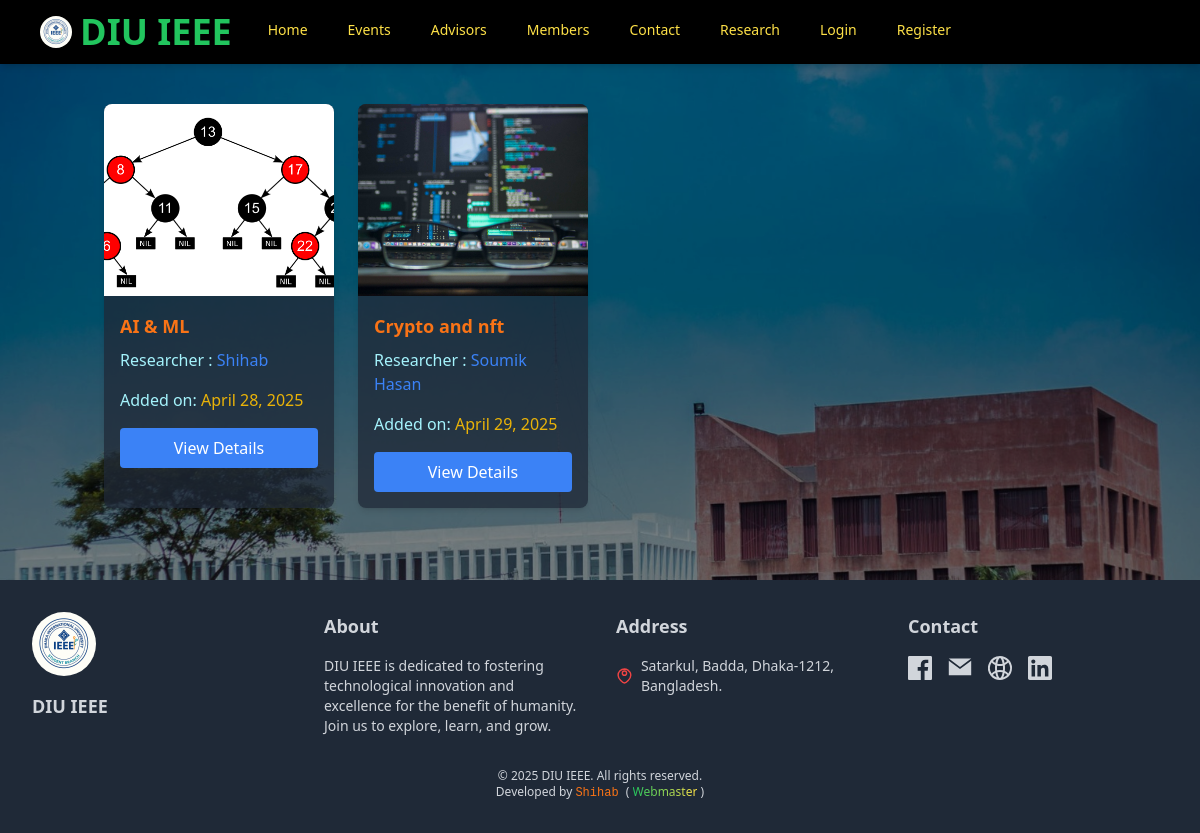
Screenshot of /research/ with the database file from the repository.
### Core/models.py (models this page shows, shortened)
class WebsiteSettings(models.Model):
    site_name = models.CharField(max_length=100, help_text="Name of the website")
    logo = models.ImageField(upload_to='logos/', blank=True, null=True, help_text="Upload the website logo")
    about_text = models.TextField(null=True, blank=True)
    contact_email = models.EmailField(null=True, blank=True)
    footer_text = models.TextField(null=True, blank=True)
    background_image = models.ImageField(upload_to='backgrounds/', blank=True, null=True)
    social_media_links = models.JSONField(null=True, blank=True)
    modified_date = models.DateTimeField(auto_now=True)

### Members/models.py (models this page shows, shortened)
class Projects(models.Model):
    user = models.ForeignKey(User, on_delete=models.CASCADE, related_name='projects')
    title = models.CharField(max_length=200)
    image = models.ImageField(upload_to='project_images/', blank=True, null=True)
    link = models.URLField(blank=True, null=True)
    date_created = models.DateField(auto_now_add=True)

### Core/views.py (the view)
# urls.py: path('research/',views.research, name='research'),
def research(request):
    projects = Projects.objects.all()
    return render(request, 'research_works.html', {'research_works': projects})

### Core/context_processors.py (called while the page is built)
def website_settings(request):
    try:
        settings = WebsiteSettings.objects.first()  # Get the first WebsiteSettings object
    except WebsiteSettings.DoesNotExist:
        settings = None
    return {'site_settings': settings}

### Core/templates/research_works.html
{% extends "base.html" %}
{% block content %}
<section id="research-works" class="bg-transparent py-8">
    <div class="container mx-auto px-4 py-10 mt-8">
        <div class="grid grid-cols-1 sm:grid-cols-2 md:grid-cols-3 lg:grid-cols-4 gap-6">
            {% for research in research_works %}
            <div class="bg-gray-800 bg-opacity-75 shadow-md rounded-lg overflow-hidden">
                {% if research.image %}
                <img src="{{ research.image.url }}" alt="{{ research.title }}" class="w-full h-48 object-cover">
                {% else %}
                <div class="w-full h-48 bg-gray-200 flex items-center justify-center text-gray-500">
                    No Image
                </div>
                {% endif %}
                <div class="p-4">
                    <h3 class="text-lg font-semibold mb-2 text-orange-500">{{ research.title }}</h3>
                    {% if research.user.first_name and research.user.last_name %}
                        <p class="text-cyan-200 mb-4">Researcher : <span class="text-blue-500">{{ research.user.first_name|capfirst }} {{ research.user.last_name|capfirst }}</span></p>
                    {% else %}
                        <p class="text-cyan-200 mb-4">Researcher : <span class="text-blue-500">{{ research.user.username|capfirst }}</span></p>
                    {% endif %}
                    <p class="text-cyan-200 mb-4">Added on: <span class="text-yellow-500">{{ research.date_created|date:"F j, Y" }}</span></p>
                    {% if research.link %}
                        <a href="{{ research.link }}" target="_blank" class="block text-center bg-blue-500 text-white py-2 px-4 rounded hover:bg-blue-600">
                            View Details
                        </a>
                    {% else %}
                        <p class="text-red-500 text-center">No link available</p>
                    {% endif %}
                </div>
            </div>
            {% empty %}
            <p class="text-gray-600 text-center col-span-full">No research works available.</p>
            {% endfor %}
        </div>
    </div>
</section>
{% endblock %}

### templates/base.html (shortened to what this page needs)
{% load static %}
<!DOCTYPE html>
<html lang="en">
<head>
    <script src="https://cdn.tailwindcss.com"></script>
</head>
<body class="bg-[url('{{site_settings.background_image.url}}')] bg-cover bg-center bg-no-repeat bg-fixed backdrop-brightness-50">
    <nav class="bg-black backdrop-invert backdrop-opacity-50 fixed w-full z-10 top-0 left-0 shadow-md">
        <div class="max-w-7xl mx-auto px-2 sm:px-6 lg:px-8">
            <div class="relative flex items-center justify-between h-16">
                <div class="flex-1 flex items-center justify-center sm:items-stretch sm:justify-start">
                    <div class="flex-shrink-0 px-2 justify-center items-center flex">
                        <img class="h-8 w-8 rounded-full object-cover" src="{{site_settings.logo.url}}" alt="Logo">
                    </div>
                    <div class="flex-shrink-0 text-green-500 text-4xl font-extrabold">
                       <a href="{% url 'home' %}">{{site_settings.site_name}}</a>
                    </div>
                    <div class="hidden sm:block sm:ml-6">
                        <div class="flex space-x-4 flex-wrap">
                            <a href="{% url 'home' %}" class="text-yellow-300 hover:bg-gray-700 hover:text-white px-3 py-2 rounded-md text-sm font-medium">Home</a>
                            <a href="{% url 'home' %}#events_section" class="text-yellow-300 hover:bg-gray-700 hover:text-white px-3 py-2 rounded-md text-sm font-medium">Events</a>
                            <a href="{% url 'home' %}#advisors_section" class="text-yellow-300 hover:bg-gray-700 hover:text-white px-3 py-2 rounded-md text-sm font-medium">Advisors</a>
                            <a href="{% url 'home' %}#committee_members_section" class="text-yellow-300 hover:bg-gray-700 hover:text-white px-3 py-2 rounded-md text-sm font-medium">Members</a>
                            <a href="{% url 'home' %}#contact_section" class="text-yellow-300 hover:bg-gray-700 hover:text-white px-3 py-2 rounded-md text-sm font-medium">Contact</a>
                            <a href="{% url 'research' %}" class="text-yellow-300 hover:bg-gray-700 hover:text-white px-3 py-2 rounded-md text-sm font-medium">Research</a>
                            {% if user.is_authenticated %}
                                <a href="{% url 'profile_view' %}" class="text-yellow-300 hover:bg-gray-700 hover:text-white px-3 py-2 rounded-md text-sm font-medium">Profile</a>
                                <form action="{% url 'logout' %}" method="POST" class="inline-block">
                                    {% csrf_token %}
                                    <button type="submit" class="text-yellow-300 hover:bg-gray-700 hover:text-white px-3 py-2 rounded-md text-sm font-medium">Log Out</button>
                                </form>
                            {% else %}
                                <a href="{% url 'login' %}" class="text-yellow-300 hover:bg-gray-700 hover:text-white px-3 py-2 rounded-md text-sm font-medium">Login</a>
                                <a href="{% url 'register' %}" class="text-yellow-300 hover:bg-gray-700 hover:text-white px-3 py-2 rounded-md text-sm font-medium">Register</a>
                            {% endif %}
                        </div>
                    </div>
                </div>
            </div>
        </div>
    </nav>
    {% block content %}
    {% endblock  %}
    <footer class="bg-gray-800 text-gray-300 py-8 relative bottom-0 left-0 w-full">
        <div class="max-w-7xl mx-auto px-4 sm:px-6 lg:px-8">
            <div class="grid grid-cols-1 md:grid-cols-4 gap-8">
                <div class="flex flex-col items-center md:items-start">
                    <img class="h-16 w-16 rounded-full object-cover mb-4 animate-[ping_3s_ease-in-out_infinite]" src="{{site_settings.logo.url}}" alt="Logo">
                    <h3 class="text-lg font-bold hover:text-green-500">{{site_settings.site_name}}</h3>
                </div>
                <div>
                    <h3 class="text-lg font-bold mb-4 hover:text-green-500">About</h3>
                    <p class="text-sm">
                        DIU IEEE is dedicated to fostering technological innovation and excellence for the benefit of humanity. Join us to explore, learn, and grow.
                    </p>
                </div>
                <div>
                    <h3 class="text-lg font-bold mb-4 hover:text-green-500">Address</h3>
                    <p class="text-sm flex items-center">
                        <a class="hover:text-yellow-300 cursor-pointer" target="_blank" href="https://www.google.com/maps/place/Dhaka+International+University/@23.7936829,90.4468367,20.24z/data=!4m14!1m7!3m6!1s0x3755c775164bf631:0x97f48a5be913a9fc!2sDhaka+International+University!8m2!3d23.7937364!4d90.4471447!16s%2Fm%2F02w7_zy!3m5!1s0x3755c775164bf631:0x97f48a5be913a9fc!8m2!3d23.7937364!4d90.4471447!16s%2Fm%2F02w7_zy?entry=ttu&g_ep=EgoyMDI1MDQyOS4wIKXMDSoASAFQAw%3D%3D">
                            Satarkul, Badda, Dhaka-1212, Bangladesh.
                        </a>
                    </p>
                </div>
                <div>
                    <h3 class="text-lg font-bold mb-4 hover:text-green-500">Contact</h3>
                    <div class="flex space-x-4 justify-center md:justify-start">
                        {% if site_settings.social_media_links %}
                        {% with site_settings.social_media_links as links %}
                        <a target="_blank" href="{{links.facebook}}" class="text-gray-300 hover:text-blue-500">
                        </a>
                        <a target="_blank" href="mailto:{{site_settings.contact_email}}" class="text-gray-300 hover:text-orange-500">
                            <svg class="h-6 w-6" xmlns="http://www.w3.org/2000/svg" fill="currentColor" viewBox="0 0 24 24">
                                <path d="M12 13.065L.8 4.8V19.2h22.4V4.8L12 13.065zM12 10.935L23.2 2.4H.8L12 10.935z"/>
                            </svg>
                        </a>
                        <a target="_blank" href="{{links.website}}" class="text-gray-300 hover:text-green-500">
                        </a>
                        <a target="_blank" href="{{links.linkedin}}" class="text-gray-300 hover:text-blue-700">
                        </a>
                        {% endwith %}
                        {% endif %}
                    </div>
                </div>
            </div>
            <div class="mt-8 text-center text-xs">
                &copy; 2025 DIU IEEE. All rights reserved.<br> Developed by <span class="text-orange-500 font-mono">Shihab </span>( <span class="bg-gradient-to-r from-green-500 to-yellow-300 text-transparent bg-clip-text">Webmaster</span> )
            </div>
        </div>
    </footer>
</body>
</html>

### rows the page displays
WebsiteSettings: logo (picture), site_name "DIU IEEE"
Projects: image (picture), title "AI & ML", user.username "Shihab", date_created "April 28, 2025"
Projects: image (picture), title "Crypto and nft", user.first_name "Soumik", user.last_name "Hasan", date_created "April 29, 2025"
